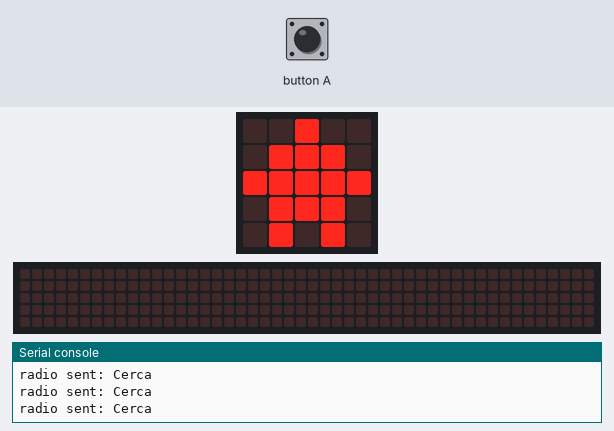
This program was run on a simulated BBC micro:bit (MakeCode). On the bench: the board's 5×5 LED display, a strip that is not on the board, showing the scrolling text unrolled, the last lines printed to the serial console. The test bench sets the inputs (shaded band). No radio messages arrive unless stated (any console line starting 'radio sent:' is added by the test bench); the 48×5 strip is a reading aid, not a part: it shows the text the display is scrolling, unrolled, one strip-width of it at a time.

Above: at 1.8 s.
1.9 s: button A pressed for 0.15 s
At 2.12 s:
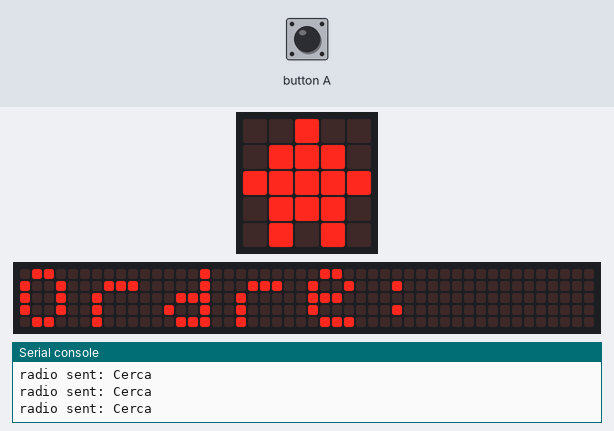
At 2.59 s:
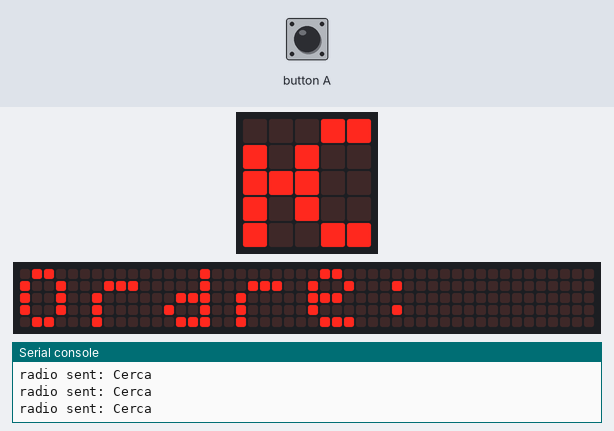
2.6 s: button A pressed for 0.15 s
At 8.57 s:
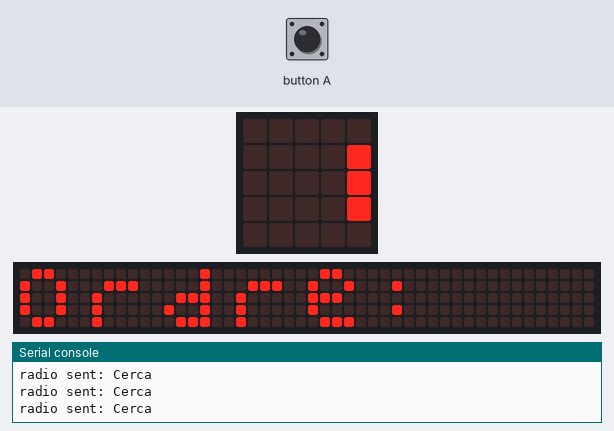
Timing chart, 0 to 9.3 s (numbered marks = the images above; inputs shaded):
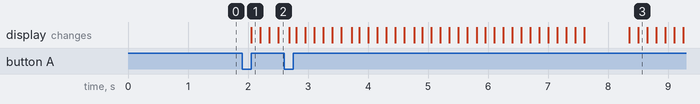

Measured:
- after the input at 1.9 s, the display: changes after 0.15 s (image 1)

The program:

main.ts
```typescript
input.onButtonPressed(Button.A, function () {
    basic.showString("Ordre:")
    for (let valor of llista_ordre) {
        basic.showNumber(valor)
    }
})
radio.onReceivedString(function (receivedString) {
    if (receivedString.includes("Trobat")) {
        numero_grup = parseInt(receivedString.substr(5))
        if (!(isNaN(numero_grup))) {
            basic.clearScreen()
            llista_ordre.push(numero_grup)
            radio.sendString("Tresor trobat pel grup " + numero_grup)
            basic.showIcon(IconNames.Yes)
            basic.pause(1000)
            basic.showString("" + (numero_grup))
            basic.showIcon(IconNames.Asleep)
        }
    }
})
let numero_grup = 0
let llista_ordre: number[] = []
let receivedString = ""
radio.setGroup(7)
radio.setTransmitPower(1)
basic.showIcon(IconNames.House)
llista_ordre = []
basic.forever(function () {
    radio.sendString("Cerca")
    basic.pause(500)
})
```

test.ts
```typescript
// les proves van aquí; això no es compilarà quan aquest paquet s'usi com a extensió.
```
